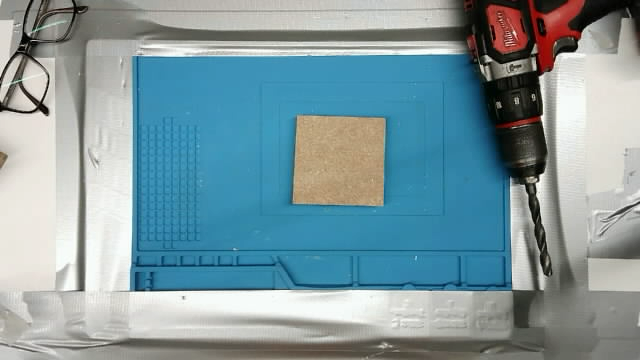
#> input picture fotos_madera/madera_20261122_003519.png, 640 x 360 px; its folder holds only this picture in this run
$ python -i seguimiento.py   (imports and definitions only)
#> lines starting #> are read from the running program, lines starting #| are printed output that depends on the picture; after the words box and inside, x2 and y2 are one past the last pixel; in counts of white or black regions, pixels touching at a corner belong together
#> further down, picture is the input picture: shape (360, 640, 3); mean B, G, R 159.5, 153.1, 127.8
"""Seguimiento por cámara: punta de la antorcha (LED) y pieza (ArUco) → coordenadas de la pieza.

Por qué así:
- **LED por brillo y color con exposición baja.** Con la exposición manual baja el fondo queda oscuro y el LED
  satura: un umbral basta y no depende de la luz de la sala. El núcleo saturado sale casi blanco; el halo, del color
  del LED. Se exige ese color para descartar brillos blancos y un tamaño mínimo para descartar reflejos pequeños.
- **La pieza vive en un plano conocido.** Un solo ArUco de 25 mm da una pose 6D ruidosa (sobre todo la inclinación).
  Pero la pieza está apoyada en la base de anclajes: los ArUco de los anclajes, repartidos por la base, dan el plano de
  la mesa con precisión, y de la pieza solo hace falta la posición y el giro en ese plano (3 grados de libertad).
  Si no se ve ningún anclaje se cae a la pose 6D del marcador (`metodo = "pnp"`).
- **Punta = rayo ∩ plano.** La punta va a `ALTURA_PUNTA` sobre la superficie de la pieza: el píxel del LED da un rayo
  que se corta con el plano Z = altura de la pieza.
- **La pieza casi no se mueve.** Su pose se cachea, se refresca cada N fotogramas (ArUco es lo caro) y se suaviza.

Convención de poses: `R, t` de "A respecto a B" llevan puntos de A a B: `p_B = R @ p_A + t`.
"""
from __future__ import annotations

import json
import sys
from dataclasses import dataclass, field
from pathlib import Path

import cv2
import numpy as np

from lewelder.contrato import (
    ALTURA_BASE_ANCLAJES,
    ALTURA_PUNTA,
    ALTURA_SUPERFICIE_PIEZA,
    ANCLAJES,
    ARUCO_EN_ANCLAJE,
    ARUCO_EN_PIEZA,
    COLOR_LED,
    DICCIONARIO_ARUCO,
    IDS_ANCLAJE,
    LADO_ARUCO_ANCLAJE,
    LADO_ARUCO_PIEZA,
    Anclaje,
    Muestra,
    TipoPieza,
    tipo_por_id,
)

# Z (marco de la mesa) de la superficie de la pieza (Z = 0 del marco de la pieza).
ALTURA_PLANO_PIEZA = ALTURA_BASE_ANCLAJES + ALTURA_SUPERFICIE_PIEZA
# Canal BGR dominante de cada color de LED.
CANAL_COLOR = {"azul": 0, "verde": 1, "rojo": 2}


# --- geometría del contrato --------------------------------------------------------------------------------------
def rot_z(grados: float) -> np.ndarray:
    a = np.radians(grados)
    return np.array([[np.cos(a), -np.sin(a), 0.0], [np.sin(a), np.cos(a), 0.0], [0.0, 0.0, 1.0]])


# [33 lines left out: functions pose_anclaje, esquinas_cuadrado, esquinas_aruco_anclaje, anclaje_mas_cercano, not called in this run]


# --- calibración -------------------------------------------------------------------------------------------------
# [60 lines that did not run here, left out]


# --- LED ---------------------------------------------------------------------------------------------------------
def detectar_led(imagen_bgr: np.ndarray, color: str = COLOR_LED, umbral_brillo: int = 150, umbral_color: int = 40,
                 area_min: int = 15, roi: tuple[int, int, int, int] | None = None) -> tuple[float, float, float] | None:
    """Busca el LED: devuelve (u, v, brillo) con (u, v) en píxeles (subpíxel) o None si no lo ve.

    Un píxel es candidato si su canal del color del LED supera `umbral_brillo` y, o bien domina a los otros dos en
    `umbral_color`, o bien está saturado (núcleo del LED). De cada mancha conectada se exige: área >= `area_min`
    (descarta reflejos pequeños), que una parte sea del color del LED (descarta brillos blancos) y forma compacta.
    Gana la de más energía; su centro es el centroide ponderado por intensidad. `brillo` es la intensidad media
    (0-255) de la mancha. `roi = (x, y, ancho, alto)` limita la búsqueda (para seguir el LED más rápido).
    """
#> called with color = 'verde', umbral_brillo = 150, umbral_color = 40, area_min = 15
    x0 = y0 = 0
    if roi is not None:
        x0, y0, w, h = roi
        x0, y0 = max(0, x0), max(0, y0)
        imagen_bgr = imagen_bgr[y0:y0 + h, x0:x0 + w]
        if imagen_bgr.size == 0:
            return None
    k = CANAL_COLOR[color]
    canales = cv2.split(imagen_bgr)
    principal = canales[k]
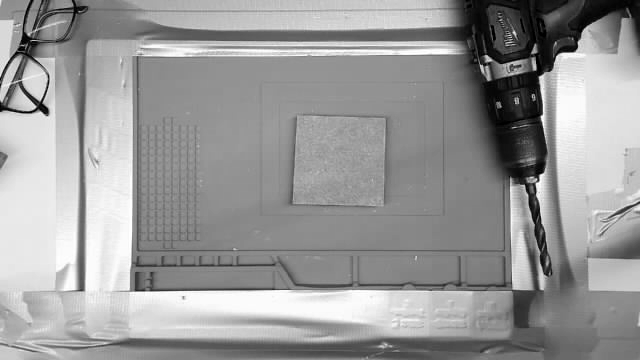
#> principal: shape (360, 640); min 0, max 255, mean 153.1
    otros = cv2.max(canales[(k + 1) % 3], canales[(k + 2) % 3])
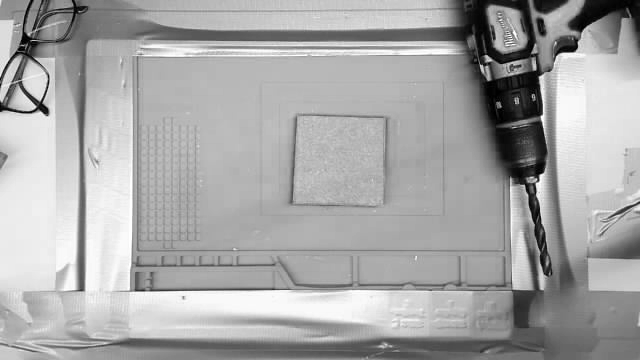
#> otros: shape (360, 640); min 0, max 255, mean 167.1
    dominio = cv2.subtract(principal, otros)  # cuánto domina el color del LED (saturado a 0)
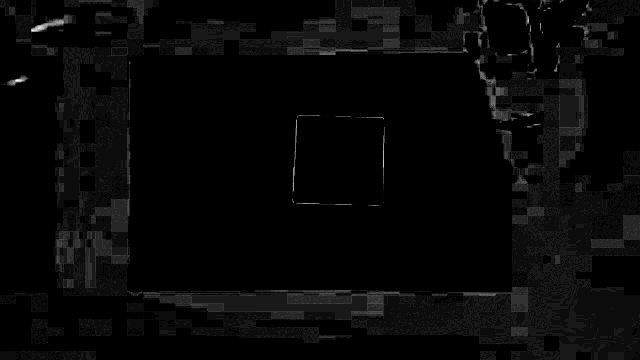
#> dominio: shape (360, 640); min 0, max 20, mean 0.616; drawn with min black and max white
    brillante = principal >= umbral_brillo
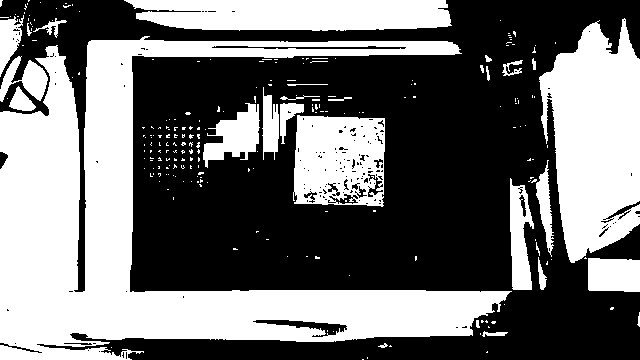
#> brillante: shape (360, 640) bool; 44.1% white; 233 white regions (204 under 20 px), largest, box (x1, y1, x2, y2) and area: (0, 36, 512, 360) 56808, (539, 18, 640, 263) 17409, (124, 0, 452, 31) 8898
    de_color = dominio >= umbral_color
#> de_color: shape (360, 640) bool; every value is 0
    saturado = otros >= 250
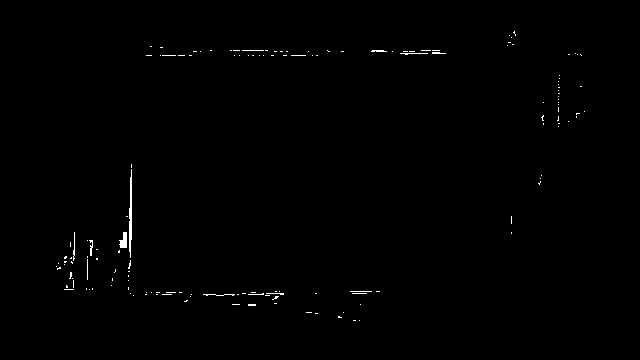
#> saturado: shape (360, 640) bool; 0.46% white in thin lines or dots, all inside (x1, y1, x2, y2) = (56, 31, 585, 321)
    mascara = (brillante & (de_color | saturado)).astype(np.uint8)
    n, etiquetas, stats, _ = cv2.connectedComponentsWithStats(mascara, connectivity=8)
#> etiquetas: shape (360, 640) int32; 152 distinct labels, from 0 to 151
#> n = 152; stats = 152 rows, first 6: [0, 0, 640, 360, 229339], [513, 31, 3, 5, 6], [509, 35, 1, 1, 1], [511, 37, 1, 1, 1], [508, 42, 3, 1, 3], [507, 45, 1, 1, 1]
    mejor, energia_mejor = None, 0.0
    for i in range(1, n):
        x, y, w, h, area = stats[i]
        if area < area_min or not (0.4 <= w / h <= 2.5) or area < 0.45 * w * h:
            continue
        ventana = (slice(y, y + h), slice(x, x + w))
        propia = etiquetas[ventana] == i
        if np.count_nonzero(de_color[ventana] & propia) < max(4, 0.15 * area):
            continue  # brillo blanco sin halo del color del LED
        energia = float(principal[ventana][propia].sum())
        if energia > energia_mejor:
            mejor, energia_mejor = i, energia
#> this loop made 151 passes
#> (x, y, w, h, area) on passes 14, 22, 28: (242, 50, 22, 1, 22), (371, 50, 16, 2, 27), (400, 53, 28, 2, 31)
#> after the loop, energia_mejor = 0
    if mejor is None:
        return None
    # Centro: se pondera con el canal más débil (mínimo de BGR), que solo es alto en el núcleo del LED. El halo de
    # color no sirve: se recorta con el fondo y, con exposición normal, se funde con papeles blancos cercanos.
    # Núcleo = región saturada en los tres canales (o, si no satura, por encima de media altura) más cercana al
    # centro del halo de color (un papel blanco junto al LED también satura, pero no está en el centro del halo).
    # El centroide se pondera en ese núcleo más un borde de 2 px, con umbral a media altura entre fondo y pico.
    x, y, w, h, area = stats[mejor]
    m = 3
    xa, ya = max(0, x - m), max(0, y - m)
    xb, yb = min(principal.shape[1], x + w + m), min(principal.shape[0], y + h + m)
    propia = cv2.dilate((etiquetas[ya:yb, xa:xb] == mejor).astype(np.uint8), np.ones((2 * m + 1, 2 * m + 1)))
    ventana = imagen_bgr[ya:yb, xa:xb].min(axis=2).astype(np.float32)
    borde = np.concatenate([ventana[0], ventana[-1], ventana[:, 0], ventana[:, -1]])
    fondo = float(np.median(borde))
    pico = float(ventana[propia > 0].max())
    umbral_nucleo = 250.0 if pico >= 250 else (fondo + pico) / 2
    nucleo = ((ventana >= umbral_nucleo) & (propia > 0)).astype(np.uint8)
    n_n, etiq_n, _, centros_n = cv2.connectedComponentsWithStats(nucleo, connectivity=8)
    if n_n < 2:
        return None
    halo_v, halo_u = np.nonzero(de_color[ya:yb, xa:xb] & (propia > 0))
    if len(halo_u):
        centro_halo = np.array([halo_u.mean(), halo_v.mean()])
        elegido = 1 + int(np.argmin(np.linalg.norm(centros_n[1:] - centro_halo, axis=1)))
    else:
        elegido = 1
    region = cv2.dilate((etiq_n == elegido).astype(np.uint8), np.ones((5, 5), np.uint8))
    region[(etiq_n > 0) & (etiq_n != elegido)] = 0  # sin los otros brillos saturados (papel)
    pesos = np.clip(ventana - (fondo + pico) / 2, 0, None) * region
    total = float(pesos.sum())
    if total <= 0:
        return None
    vs, us = np.mgrid[ya:yb, xa:xb]
    u = float((pesos * us).sum() / total) + x0
    v = float((pesos * vs).sum() / total) + y0
    brillo = energia_mejor / area
    return u, v, brillo


# --- marcadores y poses ------------------------------------------------------------------------------------------
_DETECTORES: dict[float, cv2.aruco.ArucoDetector] = {}
PERIMETRO_MIN = 0.06  # perímetro mínimo de un marcador, en fracción del lado mayor de la imagen


# [43 lines left out: functions _detector, detectar_marcadores, _buscar, not called in this run]


@dataclass
class PoseMesa:
    """Pose de la mesa respecto a la cámara (p_cam = R @ p_mesa + t), estimada con los ArUco de los anclajes."""

    R: np.ndarray
    t: np.ndarray
    n_marcadores: int
    error_px: float

    # [4 lines left out: function centro_camara, not called in this run]


@dataclass
class PosePieza:
    """Pose de la pieza respecto a la cámara: p_cam = R @ p_pieza + t (mm)."""

    tipo: TipoPieza
    id_aruco: int
    R: np.ndarray
    t: np.ndarray
    anclaje: str | None = None
    en_mesa: tuple[float, float, float] | None = None  # (x, y, giro) del origen de la pieza en la mesa
    metodo: str = "plano_mesa"  # "plano_mesa" (3 GDL sobre la mesa) o "pnp" (6 GDL con el marcador)
    error_px: float = 0.0
    esquinas: np.ndarray | None = field(default=None, repr=False)  # píxeles del marcador de la pieza

    def a_camara(self, p_pieza) -> np.ndarray:
        return self.R @ np.asarray(p_pieza, dtype=float) + self.t

    def a_pieza(self, p_camara) -> np.ndarray:
        return self.R.T @ (np.asarray(p_camara, dtype=float) - self.t)


def _reproyeccion(obj, img, rvec, tvec, calib) -> float:
    proy, _ = cv2.projectPoints(obj, rvec, tvec, calib.K, calib.dist)
    return float(np.sqrt(np.mean(np.sum((proy.reshape(-1, 2) - img) ** 2, axis=1))))


# [27 lines that did not run here, left out]


def _id_pieza(marcadores: dict[int, np.ndarray]) -> int | None:
    ids = [i for i in marcadores if tipo_por_id(i) is not None]
    return min(ids) if ids else None


# [44 lines that did not run here, left out]


def _anclaje_por_marcadores(marcadores, calib, R, t, dist_max: float = 30.0) -> str | None:
    """Sin mesa: el ArUco de anclaje visible cuyo centro (pose propia) está donde la pieza dice que estaría."""
    esperado = R @ (np.array(ARUCO_EN_ANCLAJE) - [0.0, 0.0, ALTURA_SUPERFICIE_PIEZA]) + t
    local = esquinas_cuadrado((0.0, 0.0, 0.0), LADO_ARUCO_ANCLAJE)
    mejor, d_mejor = None, dist_max
    for i, esq in marcadores.items():
        if i not in IDS_ANCLAJE:
            continue
        ok, _, tvec = cv2.solvePnP(local, esq, calib.K, calib.dist, flags=cv2.SOLVEPNP_IPPE_SQUARE)
        d = float(np.linalg.norm(tvec.ravel() - esperado)) if ok else np.inf
        if d < d_mejor:
            mejor, d_mejor = IDS_ANCLAJE[i], d
    return mejor


# [15 lines that did not run here, left out]


def _suavizar_pose(vieja: PosePieza, nueva: PosePieza, alfa: float) -> PosePieza:
    """Media exponencial de dos poses cercanas (rotación promediada y reortogonalizada)."""
    U, _, Vt = np.linalg.svd((1 - alfa) * vieja.R + alfa * nueva.R)
    R = U @ Vt
    t = (1 - alfa) * vieja.t + alfa * nueva.t
    en_mesa = None
    if vieja.en_mesa is not None and nueva.en_mesa is not None:
        dg = (nueva.en_mesa[2] - vieja.en_mesa[2] + 180.0) % 360.0 - 180.0
        en_mesa = (
            (1 - alfa) * vieja.en_mesa[0] + alfa * nueva.en_mesa[0],
            (1 - alfa) * vieja.en_mesa[1] + alfa * nueva.en_mesa[1],
            vieja.en_mesa[2] + alfa * dg,
        )
    return PosePieza(nueva.tipo, nueva.id_aruco, R, t, nueva.anclaje, en_mesa, nueva.metodo, nueva.error_px,
                     nueva.esquinas)


def _diferencia_pose(a: PosePieza, b: PosePieza) -> tuple[float, float]:
    """(distancia entre orígenes en mm, ángulo entre orientaciones en grados)."""
    cos = (np.trace(a.R.T @ b.R) - 1) / 2
    return float(np.linalg.norm(a.t - b.t)), float(np.degrees(np.arccos(np.clip(cos, -1.0, 1.0))))


# --- filtro del trazo --------------------------------------------------------------------------------------------
class FiltroUnEuro:
    """Filtro One Euro (Casiez et al., 2012) para un vector: suaviza mucho en reposo y poco en movimiento.

    La frecuencia de corte crece con la velocidad (`min_corte + beta·|v|`), así que el temblor de la mano se filtra
    cuando la punta va despacio y el retraso no crece cuando va deprisa.
    """

    def __init__(self, min_corte: float = 1.5, beta: float = 0.05, d_corte: float = 1.0):
        self.min_corte, self.beta, self.d_corte = min_corte, beta, d_corte
        self.reiniciar()

    def reiniciar(self):
        self._x = self._dx = self._t = None

    # [17 lines left out: functions _alfa, filtrar, not called in this run]


class FiltroTrazo:
    """Limpia el trazo de la punta: rechaza saltos imposibles y suaviza con un filtro One Euro.

    - Un punto a más de `salto_max` mm del último aceptado se rechaza (reflejo, falso positivo).
    - Si el "salto" se repite `reenganche` veces seguidas en el mismo sitio, es que la punta está de verdad allí
      (se levantó la antorcha, se perdió el LED): el filtro se reinicia en la nueva posición.
    - Tras un hueco de más de `hueco_reinicio` s sin puntos, se empieza de cero.
    """

    # [25 lines left out: functions __init__, reiniciar, filtrar, not called in this run]


# --- seguidor ----------------------------------------------------------------------------------------------------
# [77 lines that did not run here, left out]


# --- webcam real -------------------------------------------------------------------------------------------------
def abrir_webcam(indice: int = 0, ancho: int = 1280, alto: int = 720,
                 exposicion: float | None = -7) -> cv2.VideoCapture | None:
    """Abre la webcam con resolución y exposición manual fijas; None si no hay cámara.

    `exposicion` va en las unidades del backend: en Windows (DirectShow) es log2 de segundos (-7 ≈ 1/128 s); en
    Linux (V4L2) son centenas de microsegundos (p. ej. 50 = 5 ms). None deja la exposición automática.
    Ajustar mirando la imagen: fondo oscuro y LED saturado pero pequeño.
    """
    backend = cv2.CAP_DSHOW if sys.platform.startswith("win") else cv2.CAP_ANY
    try:
        cap = cv2.VideoCapture(indice, backend)
    except cv2.error:
        return None
    if not cap.isOpened():
        cap.release()
        return None
    cap.set(cv2.CAP_PROP_FRAME_WIDTH, ancho)
    cap.set(cv2.CAP_PROP_FRAME_HEIGHT, alto)
    if exposicion is not None:
        # Modo manual: 0.25 en DirectShow/V4L2 antiguo, 1 en V4L2 moderno. Probamos ambos.
        if sys.platform.startswith("win"):
            cap.set(cv2.CAP_PROP_AUTO_EXPOSURE, 0.25)
        elif not cap.set(cv2.CAP_PROP_AUTO_EXPOSURE, 1):
            cap.set(cv2.CAP_PROP_AUTO_EXPOSURE, 0.25)
        cap.set(cv2.CAP_PROP_EXPOSURE, exposicion)
    cap.set(cv2.CAP_PROP_AUTOFOCUS, 0)
    cap.set(cv2.CAP_PROP_AUTO_WB, 0)
    return cap

>>> import cv2
>>> picture = cv2.imread('../../fotos_madera/madera_20261122_003519.png')
>>> result = detectar_led(picture)
